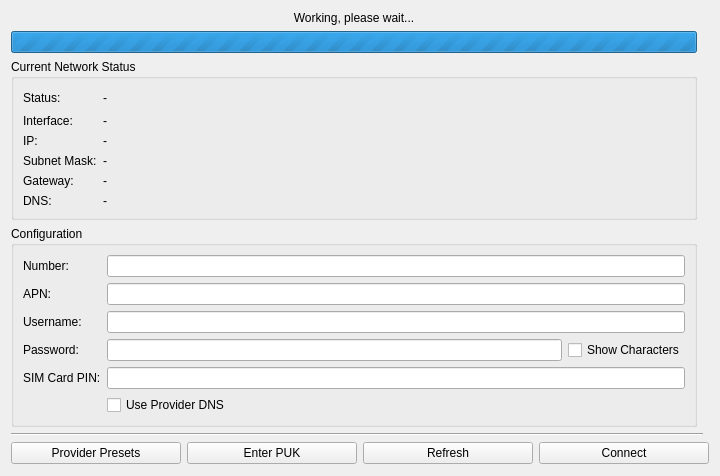
<?xml version="1.0" encoding="UTF-8"?>
<ui version="4.0">
 <class>REDTabSettingsMobileInternet</class>
 <widget class="QWidget" name="REDTabSettingsMobileInternet">
  <property name="geometry">
   <rect>
    <x>0</x>
    <y>0</y>
    <width>720</width>
    <height>476</height>
   </rect>
  </property>
  <property name="windowTitle">
   <string>Form</string>
  </property>
  <layout class="QGridLayout" name="gridLayout">
   <item row="10" column="0" colspan="3">
    <layout class="QHBoxLayout" name="horizontalLayout">
     <item>
      <widget class="QPushButton" name="pbutton_mi_provider_presets">
       <property name="text">
        <string>Provider Presets</string>
       </property>
      </widget>
     </item>
     <item>
      <widget class="QPushButton" name="pbutton_mi_enter_puk">
       <property name="text">
        <string>Enter PUK</string>
       </property>
      </widget>
     </item>
     <item>
      <widget class="QPushButton" name="pushButton">
       <property name="text">
        <string>Refresh</string>
       </property>
      </widget>
     </item>
     <item>
      <widget class="QPushButton" name="pushButton_2">
       <property name="text">
        <string>Connect</string>
       </property>
      </widget>
     </item>
    </layout>
   </item>
   <item row="11" column="0">
    <spacer name="verticalSpacer">
     <property name="orientation">
      <enum>Qt::Vertical</enum>
     </property>
     <property name="sizeHint" stdset="0">
      <size>
       <width>20</width>
       <height>40</height>
      </size>
     </property>
    </spacer>
   </item>
   <item row="2" column="0">
    <widget class="QGroupBox" name="groupBox_2">
     <property name="title">
      <string>Current Network Status</string>
     </property>
     <layout class="QGridLayout" name="gridLayout_3">
      <item row="3" column="0">
       <widget class="QLabel" name="label_9">
        <property name="text">
         <string>Subnet Mask:</string>
        </property>
       </widget>
      </item>
      <item row="4" column="0">
       <widget class="QLabel" name="label_10">
        <property name="text">
         <string>Gateway:</string>
        </property>
       </widget>
      </item>
      <item row="1" column="0">
       <widget class="QLabel" name="label_7">
        <property name="text">
         <string>Interface:</string>
        </property>
       </widget>
      </item>
      <item row="2" column="0">
       <widget class="QLabel" name="label_8">
        <property name="text">
         <string>IP:</string>
        </property>
       </widget>
      </item>
      <item row="5" column="0">
       <widget class="QLabel" name="label_11">
        <property name="text">
         <string>DNS:</string>
        </property>
       </widget>
      </item>
      <item row="0" column="0">
       <widget class="QLabel" name="label_13">
        <property name="text">
         <string>Status:</string>
        </property>
       </widget>
      </item>
      <item row="0" column="1">
       <widget class="QLabel" name="label_14">
        <property name="text">
         <string>-</string>
        </property>
       </widget>
      </item>
      <item row="3" column="1">
       <widget class="QLabel" name="label_17">
        <property name="text">
         <string>-</string>
        </property>
       </widget>
      </item>
      <item row="4" column="1">
       <widget class="QLabel" name="label_18">
        <property name="text">
         <string>-</string>
        </property>
       </widget>
      </item>
      <item row="1" column="1">
       <widget class="QLabel" name="label_15">
        <property name="text">
         <string>-</string>
        </property>
       </widget>
      </item>
      <item row="2" column="1">
       <widget class="QLabel" name="label_16">
        <property name="text">
         <string>-</string>
        </property>
       </widget>
      </item>
      <item row="5" column="1">
       <widget class="QLabel" name="label_19">
        <property name="text">
         <string>-</string>
        </property>
       </widget>
      </item>
      <item row="0" column="2">
       <spacer name="horizontalSpacer">
        <property name="orientation">
         <enum>Qt::Horizontal</enum>
        </property>
        <property name="sizeHint" stdset="0">
         <size>
          <width>40</width>
          <height>20</height>
         </size>
        </property>
       </spacer>
      </item>
     </layout>
    </widget>
   </item>
   <item row="3" column="0">
    <widget class="QGroupBox" name="groupBox">
     <property name="title">
      <string>Configuration</string>
     </property>
     <layout class="QGridLayout" name="gridLayout_2">
      <item row="2" column="0">
       <widget class="QLabel" name="label_4">
        <property name="text">
         <string>Username:</string>
        </property>
       </widget>
      </item>
      <item row="3" column="1">
       <widget class="QLineEdit" name="lineEdit_4"/>
      </item>
      <item row="0" column="0">
       <widget class="QLabel" name="label_2">
        <property name="text">
         <string>Number:</string>
        </property>
       </widget>
      </item>
      <item row="1" column="0">
       <widget class="QLabel" name="label_3">
        <property name="text">
         <string>APN:</string>
        </property>
       </widget>
      </item>
      <item row="4" column="0">
       <widget class="QLabel" name="label_6">
        <property name="text">
         <string>SIM Card PIN:</string>
        </property>
       </widget>
      </item>
      <item row="3" column="0">
       <widget class="QLabel" name="label_5">
        <property name="text">
         <string>Password:</string>
        </property>
       </widget>
      </item>
      <item row="3" column="2">
       <widget class="QCheckBox" name="checkBox">
        <property name="text">
         <string>Show Characters</string>
        </property>
       </widget>
      </item>
      <item row="0" column="1" colspan="2">
       <widget class="QLineEdit" name="lineEdit"/>
      </item>
      <item row="1" column="1" colspan="2">
       <widget class="QLineEdit" name="lineEdit_2"/>
      </item>
      <item row="2" column="1" colspan="2">
       <widget class="QLineEdit" name="lineEdit_3"/>
      </item>
      <item row="5" column="1" colspan="2">
       <widget class="QCheckBox" name="checkBox_3">
        <property name="text">
         <string>Use Provider DNS</string>
        </property>
       </widget>
      </item>
      <item row="4" column="1" colspan="2">
       <widget class="QLineEdit" name="lineEdit_5"/>
      </item>
     </layout>
    </widget>
   </item>
   <item row="0" column="0">
    <widget class="QLabel" name="label_working_wait">
     <property name="text">
      <string>Working, please wait...</string>
     </property>
     <property name="alignment">
      <set>Qt::AlignCenter</set>
     </property>
    </widget>
   </item>
   <item row="4" column="0" colspan="2">
    <widget class="Line" name="line">
     <property name="orientation">
      <enum>Qt::Horizontal</enum>
     </property>
    </widget>
   </item>
   <item row="1" column="0">
    <widget class="QProgressBar" name="pbar_working_wait">
     <property name="maximum">
      <number>0</number>
     </property>
     <property name="value">
      <number>-1</number>
     </property>
    </widget>
   </item>
  </layout>
 </widget>
 <resources/>
 <connections/>
</ui>
